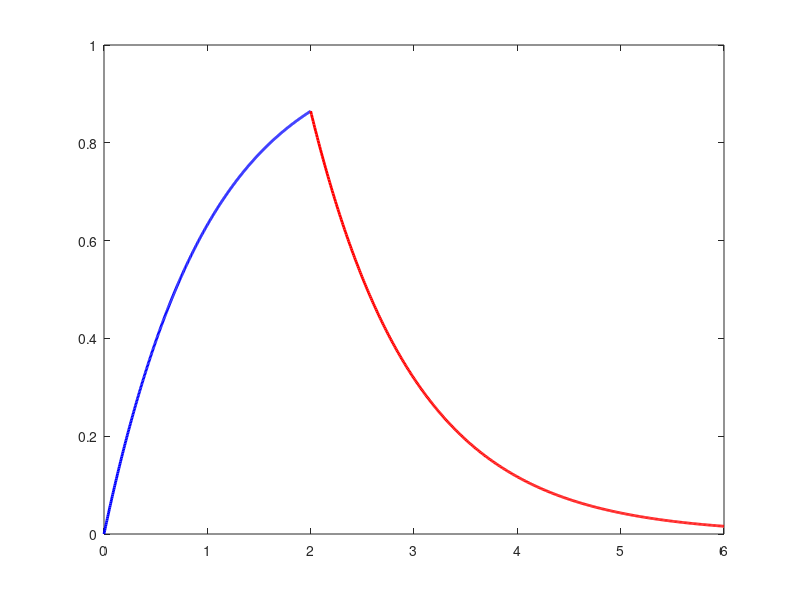

This chart was generated by the following MATLAB code: (Note: this script raises an error after producing the figure.)
% Parameters
A   = 1;      % Pulse amplitude
k   = 1;      % Static sensitivity
tau = 1;      % Time constant
T   = 2;      % Pulse duration

% Time vectors
t1 = linspace(0, T, 500);    % 0 < t < T
t2 = linspace(T, 6, 500);    % t > T

% Response equations
y1 = k*A*(1 - exp(-t1/tau));                  % Pulse ON
y2 = k*A*(exp(T/tau) - 1).*exp(-t2/tau);      % Pulse OFF

% Plot
figure
plot(t1, y1, 'b', 'LineWidth', 2)
hold on
plot(t2, y2, 'r', 'LineWidth', 2)
xline(T, '--k', 'LineWidth', 1.5)

% Labels and formatting
xlabel('Time (s)')
ylabel('Output y(t)')
title('Response of First-Order Instrument to a Pulse Input')
legend('0 < t < T (Pulse ON)', 't > T (Pulse OFF)', 'Pulse ends at T')
grid on
